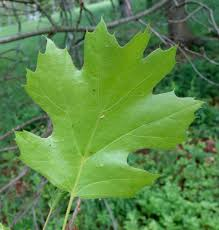
#> input picture outputs/grabcut_leaf/01_original.png, 219 x 230 px
$ python visualize_real_curves_strict.py --image ../outputs/grabcut_leaf/01_original.png   (older library calls are emulated)
#> lines starting #> are read from the running program, lines starting #| are printed output that depends on the picture
#> in main, image is the input picture: shape (230, 219, 3); mean B, G, R 71.3, 136.3, 92
### src/real_curve_generator.py
from __future__ import annotations

from dataclasses import dataclass, field
from typing import Any, Literal

import cv2
import numpy as np

from utils.patch_sampling import CurvePatchSample, sample_patch_around_index
from utils.transformations import Transformation2D, apply_transformation, sample_transformation


Array = np.ndarray
PatchSamplingMode = Literal["uniform_symmetric", "jittered_symmetric"]


# =========================================================
# Dataclasses
# =========================================================

@dataclass
class RealCurveExtractionConfig:
    """
    Stronger real-image curve extraction config.

    Strategy:
      1) Prefer region boundaries from thresholded masks
      2) Add region boundaries from color quantization
      3) Add edge-based contours only as fallback
      4) Filter + rank + deduplicate candidates
    """
    # global filtering
    min_contour_points: int = 40
    min_arc_length: float = 80.0
    min_bbox_diag_frac: float = 0.06
    max_candidates_per_image: int = 40
    dedup_center_dist_frac: float = 0.04
    dedup_length_rel_tol: float = 0.15

    # closed / open detection
    closed_endpoint_tol: float = 4.0

    # smoothing / simplification
    gaussian_blur_ksize: int = 7
    gaussian_blur_sigma: float = 1.4
    simplify_epsilon_frac: float = 0.003
    contour_smooth_window: int = 7
    contour_smooth_passes: int = 2

    # region-threshold extraction
    enable_threshold_regions: bool = True
    num_threshold_levels: int = 7
    threshold_min_component_area_frac: float = 0.0015
    threshold_morph_kernel: int = 5

    # color-quantized region extraction
    enable_color_regions: bool = True
    color_quantization_k: int = 5
    color_min_component_area_frac: float = 0.0025
    color_morph_kernel: int = 5

    # edge extraction fallback
    enable_edges: bool = True
    canny_low: int = 80
    canny_high: int = 160
    edge_morph_kernel: int = 3

    # candidate quality scoring
    min_gradient_support: float = 0.18
    max_roughness: float = 1.75

    # canonicalization
    canonical_dense_num_points: int = 300
    target_extent: float = 0.6

    # patch batch center filtering
    valid_center_margin: int | None = None


@dataclass
class RawCurveCandidate:
    image_points: Array              # shape (N,2), ordered image-space points
    closed: bool
    source: str                      # e.g. threshold_region / color_region / edge
    source_priority: float
    arc_length: float
    bbox: tuple[float, float, float, float]
    score: float
    metadata: dict[str, Any] = field(default_factory=dict)


@dataclass
class CurveNormalization:
    center: Array                    # shape (2,)
    scale: float
    target_extent: float


@dataclass
class CanonicalCurve:
    image_points: Array              # dense image-space curve, shape (M,2)
    canonical_points: Array          # dense normalized curve, shape (M,2)
    closed: bool
    normalization: CurveNormalization
    source: str
    score: float
    metadata: dict[str, Any] = field(default_factory=dict)


@dataclass
class InferencePatchBatch:
    patches: Array                   # (K, patch_size, 2)
    center_indices: Array            # (K,)
    closed: bool
    source: str
    curve_score: float
    metadata: dict[str, Any] = field(default_factory=dict)


@dataclass
class RealTrainingTuple:
    family: str
    anchor: CurvePatchSample
    positive: CurvePatchSample
    negatives: list[CurvePatchSample]
    transform: Transformation2D
    anchor_center_index: int
    negative_center_indices: Array
    closed: bool
    source: str
    curve_score: float
    metadata: dict[str, Any] = field(default_factory=dict)


# =========================================================
# Basic helpers
# =========================================================

# [4 lines left out: function _ensure_rng, not called in this run]


def _arc_length(points: Array, closed: bool) -> float:
    points = np.asarray(points, dtype=np.float64)
    if len(points) < 2:
        return 0.0
    diffs = np.diff(points, axis=0)
    length = float(np.linalg.norm(diffs, axis=1).sum())
    if closed and len(points) >= 3:
        length += float(np.linalg.norm(points[0] - points[-1]))
    return length


# [6 lines left out: function _bbox_xy, not called in this run]


def _bbox_diag(points: Array) -> float:
    x0, y0, x1, y1 = _bbox_xy(points)
    return float(np.hypot(x1 - x0, y1 - y0))


def _center_of_bbox(points: Array) -> Array:
    x0, y0, x1, y1 = _bbox_xy(points)
    return np.array([(x0 + x1) * 0.5, (y0 + y1) * 0.5], dtype=np.float64)


def _contour_to_xy_array(contour: np.ndarray) -> Array:
    return contour.reshape(-1, 2).astype(np.float64)


def _is_closed_by_endpoints(points: Array, tol: float) -> bool:
    if len(points) < 3:
        return False
    return float(np.linalg.norm(points[0] - points[-1])) <= tol


# [9 lines left out: function _close_if_needed, not called in this run]


def _moving_average_periodic_1d(x: Array, window: int) -> Array:
    if window <= 1:
        return x.copy()
    pad = window // 2
    x_pad = np.pad(x, (pad, pad), mode="wrap")
    kernel = np.ones(window, dtype=np.float64) / float(window)
    return np.convolve(x_pad, kernel, mode="valid")


# [7 lines left out: function _moving_average_open_1d, not called in this run]


def smooth_contour(points: Array, closed: bool, window: int = 7, passes: int = 2) -> Array:
    pts = np.asarray(points, dtype=np.float64).copy()
    if len(pts) < max(5, window):
        return pts

    for _ in range(passes):
        if closed:
            x = _moving_average_periodic_1d(pts[:, 0], window)
            y = _moving_average_periodic_1d(pts[:, 1], window)
        else:
            x = _moving_average_open_1d(pts[:, 0], window)
            y = _moving_average_open_1d(pts[:, 1], window)
        pts = np.stack([x, y], axis=1)

    return pts


def simplify_contour(points: Array, epsilon_frac: float, closed: bool) -> Array:
    if epsilon_frac <= 0.0 or len(points) < 3:
        return np.asarray(points, dtype=np.float64)

    arc_len = _arc_length(points, closed=closed)
    eps = float(epsilon_frac) * arc_len
    approx = cv2.approxPolyDP(
        np.asarray(points, dtype=np.float32).reshape(-1, 1, 2),
        eps,
        closed,
    )
    return approx.reshape(-1, 2).astype(np.float64)


def polygon_signed_area(points: Array) -> float:
    points = np.asarray(points, dtype=np.float64)
    if len(points) < 3:
        return 0.0
    pts = points
    if np.linalg.norm(pts[0] - pts[-1]) > 1e-9:
        pts = np.vstack([pts, pts[0]])
    x = pts[:, 0]
    y = pts[:, 1]
    return 0.5 * float(np.sum(x[:-1] * y[1:] - x[1:] * y[:-1]))


def ensure_consistent_orientation(points: Array, closed: bool) -> Array:
    pts = np.asarray(points, dtype=np.float64)
    if closed and polygon_signed_area(pts) < 0:
        return pts[::-1].copy()
    return pts


# [43 lines left out: functions compute_polyline_arclength, resample_contour_uniform, not called in this run]


def get_max_abs_extent(points: Array) -> float:
    points = np.asarray(points, dtype=np.float64)
    return float(np.max(np.abs(points)))


# [93 lines left out: functions normalize_curve_to_training_canvas, get_valid_center_indices, _estimate_tangents, _estimate_curvature_roughness, _curve_gradient_support, _fill_ratio_for_closed_curve, not called in this run]


# =========================================================
# Candidate extraction pieces
# =========================================================

def _prepare_gray_and_gradients(
    image_bgr: Array,
    config: RealCurveExtractionConfig,
) -> tuple[Array, Array]:
    gray = cv2.cvtColor(image_bgr, cv2.COLOR_BGR2GRAY)
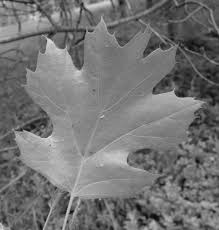
#> gray: shape (230, 219); min 9, max 227, mean 115.6
    gray = cv2.GaussianBlur(
        gray,
        (config.gaussian_blur_ksize, config.gaussian_blur_ksize),
        config.gaussian_blur_sigma,
    )
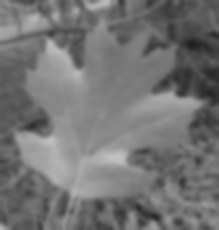
#> gray: shape (230, 219); min 30, max 194, mean 115.6
    gx = cv2.Sobel(gray, cv2.CV_64F, 1, 0, ksize=3)
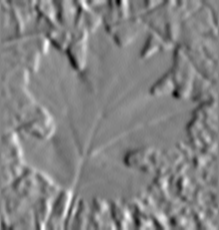
#> gx: shape (230, 219) float64; min -136, max 126, mean -0.6; drawn with min black and max white
    gy = cv2.Sobel(gray, cv2.CV_64F, 0, 1, ksize=3)
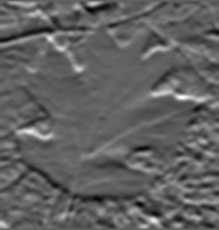
#> gy: shape (230, 219) float64; min -111, max 179, mean 0.1; drawn with min black and max white
    grad_mag = np.sqrt(gx * gx + gy * gy)
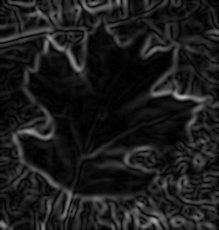
#> grad_mag: shape (230, 219) float64; min 0, max 179.3, mean 27.8
    return gray, grad_mag


def _binary_components_to_contours(
    mask: Array,
    min_component_area: int,
) -> list[np.ndarray]:
    """
    Convert connected components in a binary mask into external contours.
    """
    num_labels, labels, stats, _ = cv2.connectedComponentsWithStats(mask, connectivity=8)
    contours: list[np.ndarray] = []

    for label in range(1, num_labels):
        area = int(stats[label, cv2.CC_STAT_AREA])
        if area < min_component_area:
            continue

        component = np.zeros_like(mask)
        component[labels == label] = 255

        found, _ = cv2.findContours(component, cv2.RETR_EXTERNAL, cv2.CHAIN_APPROX_NONE)
        for c in found:
            if c.shape[0] >= 3:
                contours.append(c)

    return contours


def _extract_threshold_region_candidates(
    image_bgr: Array,
    gray: Array,
    grad_mag: Array,
    config: RealCurveExtractionConfig,
) -> list[RawCurveCandidate]:
    h, w = gray.shape
    min_component_area = max(20, int(config.threshold_min_component_area_frac * h * w))
    kernel = cv2.getStructuringElement(
        cv2.MORPH_ELLIPSE,
        (config.threshold_morph_kernel, config.threshold_morph_kernel),
    )

    levels = np.linspace(25, 230, config.num_threshold_levels).astype(np.uint8)
    candidates: list[RawCurveCandidate] = []

    for thr in levels:
        _, mask_hi = cv2.threshold(gray, int(thr), 255, cv2.THRESH_BINARY)
        _, mask_lo = cv2.threshold(gray, int(thr), 255, cv2.THRESH_BINARY_INV)

        for mask in [mask_hi, mask_lo]:
            mask = cv2.morphologyEx(mask, cv2.MORPH_OPEN, kernel)
            mask = cv2.morphologyEx(mask, cv2.MORPH_CLOSE, kernel)

            contours = _binary_components_to_contours(mask, min_component_area=min_component_area)
            for contour in contours:
                pts = _contour_to_xy_array(contour)
                cand = _make_candidate_from_points(
                    pts,
                    closed=True,
                    source="threshold_region",
                    source_priority=3.0,
                    image_shape=(h, w),
                    grad_mag=grad_mag,
                    config=config,
                )
                if cand is not None:
                    candidates.append(cand)

    return candidates


def _extract_color_region_candidates(
    image_bgr: Array,
    grad_mag: Array,
    config: RealCurveExtractionConfig,
) -> list[RawCurveCandidate]:
    h, w = image_bgr.shape[:2]
    min_component_area = max(20, int(config.color_min_component_area_frac * h * w))
    kernel = cv2.getStructuringElement(
        cv2.MORPH_ELLIPSE,
        (config.color_morph_kernel, config.color_morph_kernel),
    )

    Z = image_bgr.reshape(-1, 3).astype(np.float32)
    criteria = (
        cv2.TERM_CRITERIA_EPS + cv2.TERM_CRITERIA_MAX_ITER,
        25,
        1.0,
    )
    k = max(2, int(config.color_quantization_k))
    _compactness, labels, centers = cv2.kmeans(
        Z,
        k,
        None,
        criteria,
        3,
        cv2.KMEANS_PP_CENTERS,
    )
    labels = labels.reshape(h, w)

    candidates: list[RawCurveCandidate] = []
    for c in range(k):
        mask = np.zeros((h, w), dtype=np.uint8)
        mask[labels == c] = 255
        mask = cv2.morphologyEx(mask, cv2.MORPH_OPEN, kernel)
        mask = cv2.morphologyEx(mask, cv2.MORPH_CLOSE, kernel)

        contours = _binary_components_to_contours(mask, min_component_area=min_component_area)
        for contour in contours:
            pts = _contour_to_xy_array(contour)
            cand = _make_candidate_from_points(
                pts,
                closed=True,
                source="color_region",
                source_priority=2.5,
                image_shape=(h, w),
                grad_mag=grad_mag,
                config=config,
            )
            if cand is not None:
                candidates.append(cand)

    return candidates


def _extract_edge_candidates(
    gray: Array,
    grad_mag: Array,
    config: RealCurveExtractionConfig,
) -> list[RawCurveCandidate]:
    h, w = gray.shape
    kernel = cv2.getStructuringElement(
        cv2.MORPH_ELLIPSE,
        (config.edge_morph_kernel, config.edge_morph_kernel),
    )

    edges = cv2.Canny(gray, config.canny_low, config.canny_high)
    edges = cv2.morphologyEx(edges, cv2.MORPH_CLOSE, kernel)

    raw_contours, _ = cv2.findContours(edges, cv2.RETR_LIST, cv2.CHAIN_APPROX_NONE)
    candidates: list[RawCurveCandidate] = []

    for contour in raw_contours:
        pts = _contour_to_xy_array(contour)
        closed = _is_closed_by_endpoints(pts, tol=config.closed_endpoint_tol)
        cand = _make_candidate_from_points(
            pts,
            closed=closed,
            source="edge",
            source_priority=1.0,
            image_shape=(h, w),
            grad_mag=grad_mag,
            config=config,
        )
        if cand is not None:
            candidates.append(cand)

    return candidates


# =========================================================
# Candidate scoring / filtering
# =========================================================

def _make_candidate_from_points(
    points: Array,
    *,
    closed: bool,
    source: str,
    source_priority: float,
    image_shape: tuple[int, int],
    grad_mag: Array,
    config: RealCurveExtractionConfig,
) -> RawCurveCandidate | None:
    h, w = image_shape
    pts = np.asarray(points, dtype=np.float64)

    if len(pts) < config.min_contour_points:
        return None

    pts = smooth_contour(
        pts,
        closed=closed,
        window=config.contour_smooth_window,
        passes=config.contour_smooth_passes,
    )
    pts = simplify_contour(
        pts,
        epsilon_frac=config.simplify_epsilon_frac,
        closed=closed,
    )
    pts = ensure_consistent_orientation(pts, closed=closed)

    if len(pts) < config.min_contour_points:
        return None

    arc_len = _arc_length(pts, closed=closed)
    if arc_len < config.min_arc_length:
        return None

    diag = _bbox_diag(pts)
    image_diag = float(np.hypot(w, h))
    if diag < config.min_bbox_diag_frac * image_diag:
        return None

    gradient_support = _curve_gradient_support(pts, grad_mag=grad_mag)
    if gradient_support < config.min_gradient_support:
        return None

    roughness = _estimate_curvature_roughness(pts, closed=closed)
    if not np.isfinite(roughness) or roughness > config.max_roughness:
        return None

    fill_ratio = _fill_ratio_for_closed_curve(pts) if closed else 0.0

    # score: prioritize source type, then meaningful size/support, then smoothness
    score = (
        2.0 * source_priority
        + 1.4 * gradient_support
        + 0.6 * min(diag / image_diag, 1.0)
        + 0.5 * min(arc_len / image_diag, 2.0)
        + (0.35 * fill_ratio if closed else 0.0)
        - 0.7 * roughness
    )

    return RawCurveCandidate(
        image_points=pts.astype(np.float64),
        closed=bool(closed),
        source=source,
        source_priority=float(source_priority),
        arc_length=float(arc_len),
        bbox=_bbox_xy(pts),
        score=float(score),
        metadata={
            "gradient_support": float(gradient_support),
            "roughness": float(roughness),
            "fill_ratio": float(fill_ratio),
            "bbox_diag": float(diag),
            "num_points": int(len(pts)),
        },
    )


# [22 lines left out: function _are_duplicate_candidates, not called in this run]


def _deduplicate_candidates(
    candidates: list[RawCurveCandidate],
    image_shape: tuple[int, int],
    config: RealCurveExtractionConfig,
) -> list[RawCurveCandidate]:
    h, w = image_shape
    image_diag = float(np.hypot(w, h))

    kept: list[RawCurveCandidate] = []
    for cand in sorted(candidates, key=lambda c: c.score, reverse=True):
        duplicate = False
        for prev in kept:
            if _are_duplicate_candidates(cand, prev, image_diag=image_diag, config=config):
                duplicate = True
                break
        if not duplicate:
            kept.append(cand)
        if len(kept) >= config.max_candidates_per_image:
            break
    return kept


# =========================================================
# Public extraction API
# =========================================================

def extract_curve_candidates_from_image(
    image: Array,
    config: RealCurveExtractionConfig,
) -> list[RawCurveCandidate]:
    """
    Main stronger extractor.

    Preference order:
      1) threshold-region boundaries
      2) color-region boundaries
      3) edges fallback
    """
    if image.ndim != 3 or image.shape[2] != 3:
        raise ValueError("image must have shape (H, W, 3) in BGR format.")

    gray, grad_mag = _prepare_gray_and_gradients(image, config)
    h, w = gray.shape

    all_candidates: list[RawCurveCandidate] = []

    if config.enable_threshold_regions:
        all_candidates.extend(
            _extract_threshold_region_candidates(image, gray, grad_mag, config)
        )
#> (the rest of the program and of its run is left out)
